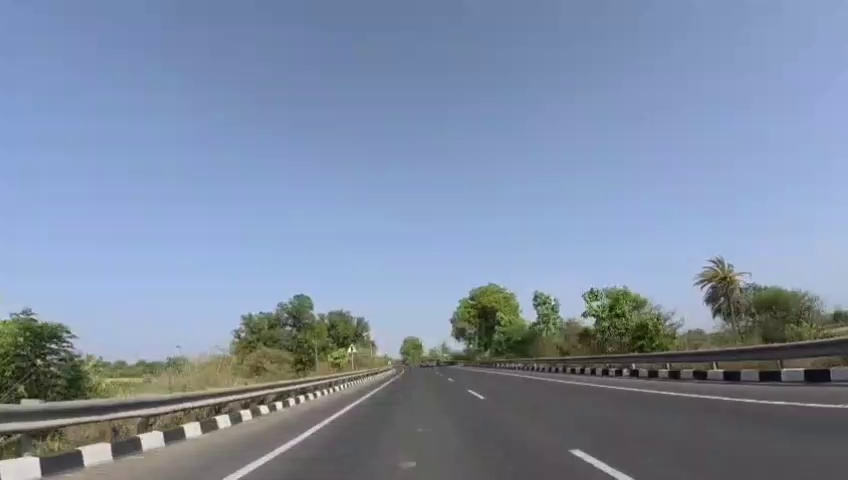
#> input picture VisionPilot/software_defined_vehicle/OpenADKit/Test/test_1_first_frame.jpg, 848 x 480 px
$ python bev_road.py
#> lines starting #> are read from the running program, lines starting #| are printed output that depends on the picture
import cv2
import numpy as np

img = cv2.imread("test_1_first_frame.jpg")
#> img is the input picture: shape (480, 848, 3); mean B, G, R 163.4, 140.2, 125.6

src = np.float32([
    [269,455],
    [838,446],
    [382,388],
    [568,385]
])

dst = np.float32([
    [250,480],
    [600,480],
    [250,0],
    [600,0]
])

H = cv2.getPerspectiveTransform(src, dst)

bev = cv2.warpPerspective(img, H, (848,480))
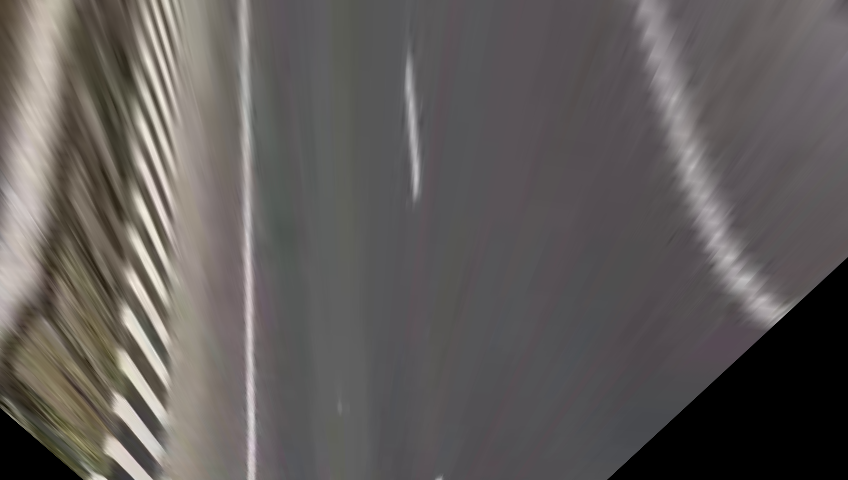
#> bev: shape (480, 848, 3); mean B, G, R 90.2, 92, 96.2

cv2.imwrite("bev_output.jpg", bev)

cv2.imshow("Original", img)
cv2.imshow("BEV", bev)

cv2.waitKey(0)
cv2.destroyAllWindows()

$ run again, with VisionPilot/software_defined_vehicle/OpenADKit/Test/CIPO.jpg copied over VisionPilot/software_defined_vehicle/OpenADKit/Test/test_1_first_frame.jpg
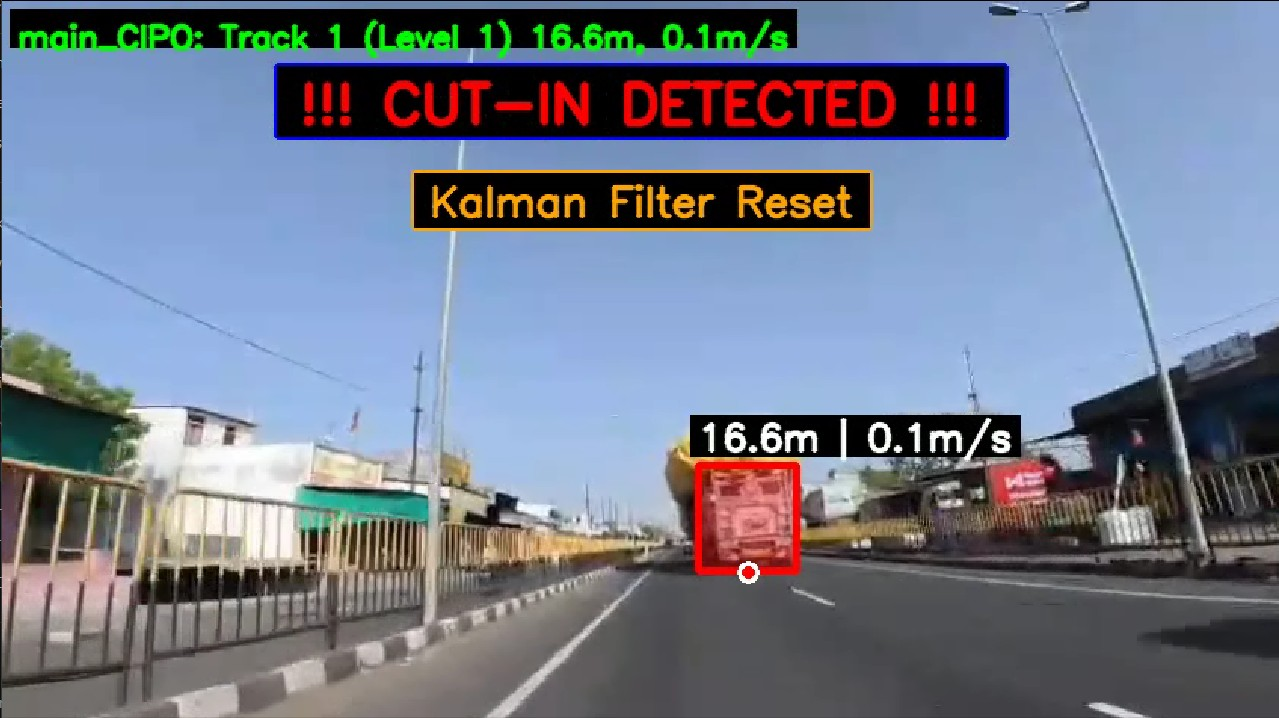
#> input picture VisionPilot/software_defined_vehicle/OpenADKit/Test/CIPO.jpg, 1279 x 718 px
#> img is the input picture: shape (718, 1279, 3); mean B, G, R 139.7, 122.9, 114.5
#> `bev = cv2.warpPerspective(img, H, (848,480))`:
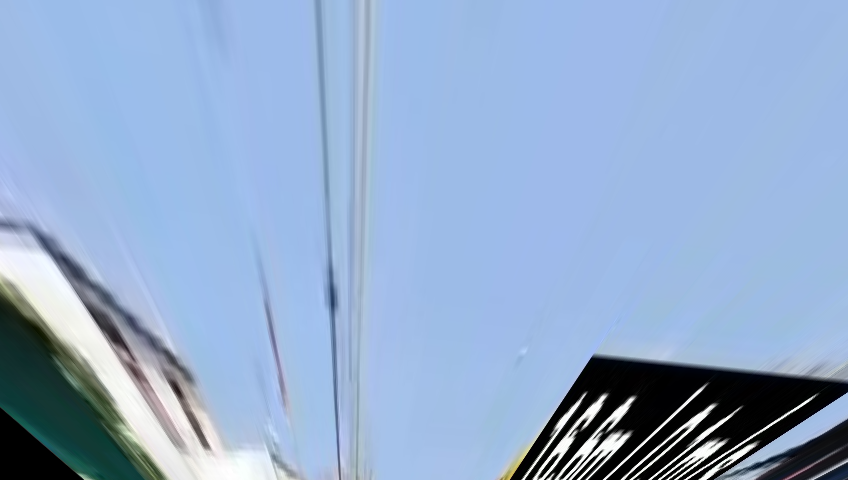
#> bev: shape (480, 848, 3); mean B, G, R 205.2, 171.4, 146.2

$ run again, with VisionPilot/software_defined_vehicle/OpenADKit/Test/autospeed_test2_frame.jpg copied over VisionPilot/software_defined_vehicle/OpenADKit/Test/test_1_first_frame.jpg
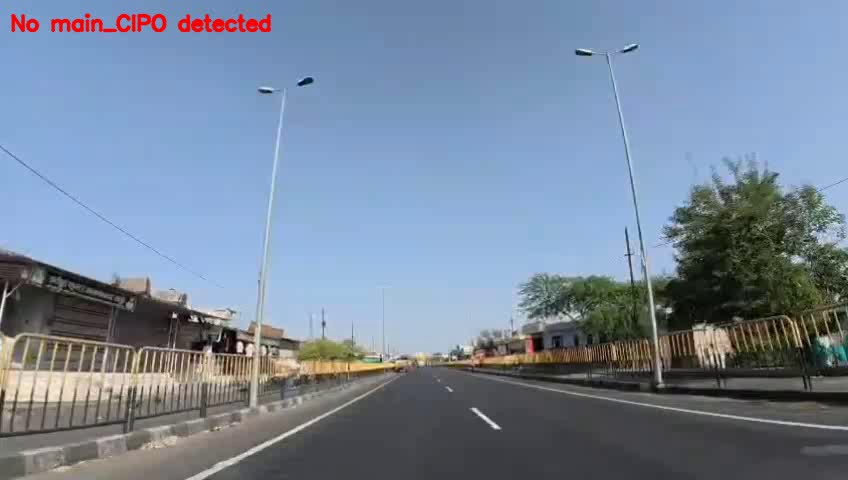
#> input picture VisionPilot/software_defined_vehicle/OpenADKit/Test/autospeed_test2_frame.jpg, 848 x 480 px
#> img is the input picture: shape (480, 848, 3); mean B, G, R 155, 134.7, 119.1
#> `bev = cv2.warpPerspective(img, H, (848,480))`:
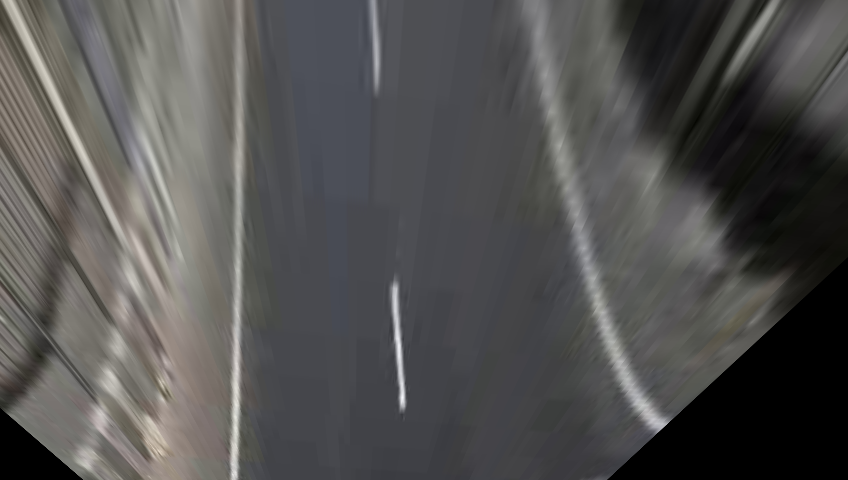
#> bev: shape (480, 848, 3); mean B, G, R 80.6, 81.3, 82.1
